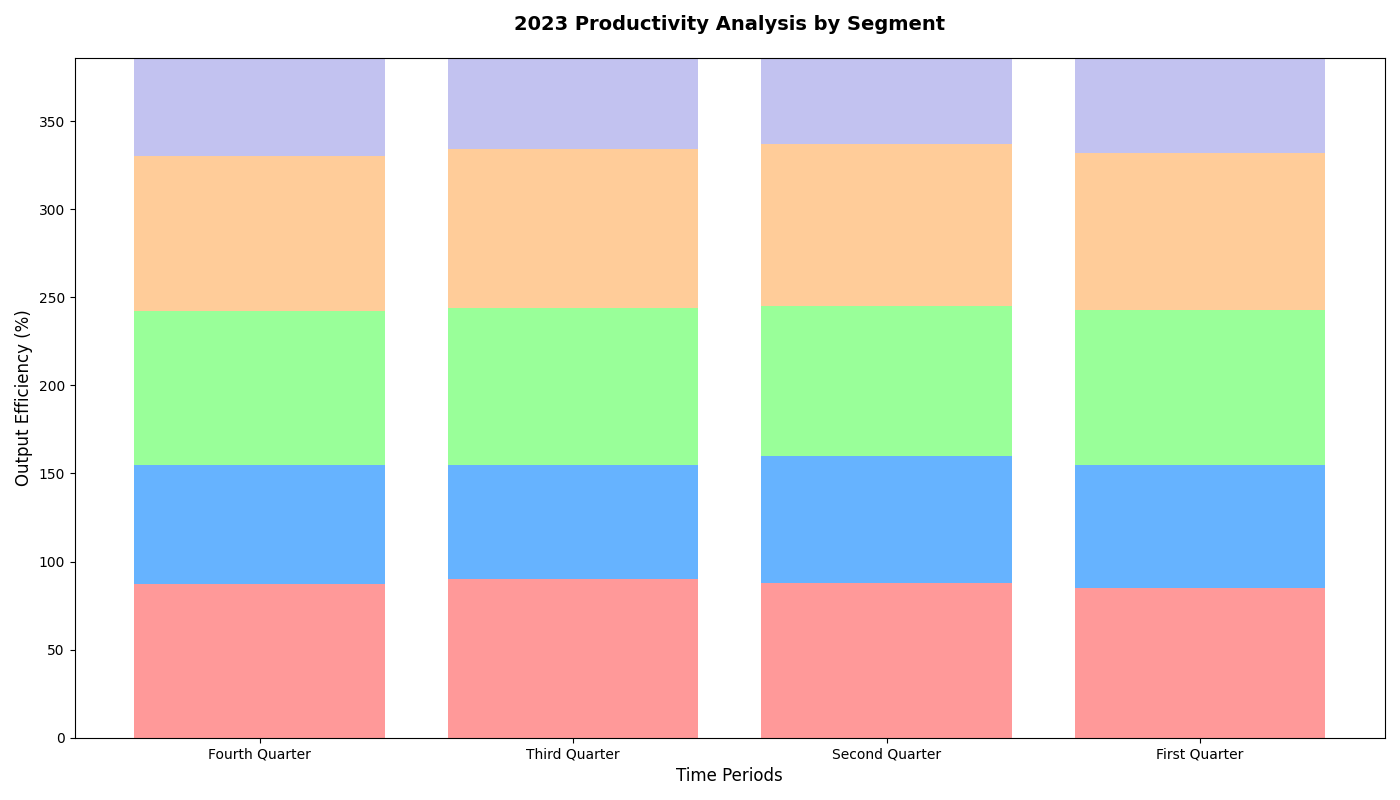

Recreate this plot in Python.
import numpy as np
import matplotlib.pyplot as plt

departments = ["Support", "HR", "Development", "Sales", "R&D", "Marketing"]
quarters = ["Fourth Quarter", "Third Quarter", "Second Quarter", "First Quarter"]

development = [87, 89, 85, 88]
marketing = [75, 78, 70, 80]
sales = [88, 90, 92, 89]
hr = [68, 65, 72, 70]
customer_support = [87, 90, 88, 85]
rnd = [98, 95, 96, 97]

productivity_data = np.array([customer_support, hr, development, sales, rnd, marketing])

fig, ax = plt.subplots(figsize=(14, 8))

x = np.arange(len(quarters))
colors = ['#ff9999', '#66b3ff', '#99ff99', '#ffcc99', '#c2c2f0', '#ffb3e6']

bottom = np.zeros(len(quarters))

for i, department in enumerate(departments):
    ax.bar(x, productivity_data[i], color=colors[i], bottom=bottom)
    bottom += productivity_data[i]

ax.set_title("2023 Productivity Analysis by Segment", fontsize=14, fontweight='bold', pad=20)
ax.set_xlabel('Time Periods', fontsize=12)
ax.set_ylabel('Output Efficiency (%)', fontsize=12)
ax.set_xticks(x)
ax.set_xticklabels(quarters)
ax.set_ylim(0, sum(rnd))

plt.tight_layout()
plt.show()
